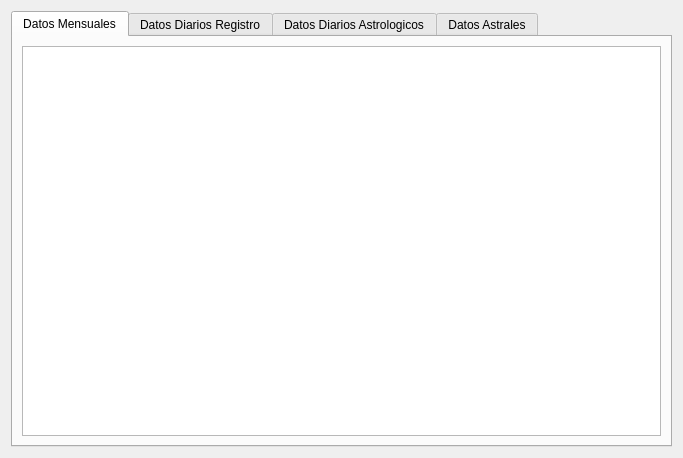
<?xml version="1.0" encoding="UTF-8"?>
<ui version="4.0">
 <class>monthViewWidget</class>
 <widget class="QWidget" name="monthViewWidget">
  <property name="geometry">
   <rect>
    <x>0</x>
    <y>0</y>
    <width>683</width>
    <height>458</height>
   </rect>
  </property>
  <property name="windowTitle">
   <string>Form</string>
  </property>
  <layout class="QVBoxLayout" name="verticalLayout_2">
   <item>
    <widget class="QTabWidget" name="tabWidget">
     <property name="currentIndex">
      <number>0</number>
     </property>
     <widget class="QWidget" name="tab">
      <attribute name="title">
       <string>Datos Mensuales</string>
      </attribute>
      <layout class="QVBoxLayout" name="verticalLayout">
       <item>
        <widget class="FreezeTableWidget" name="monthTableView">
         <property name="editTriggers">
          <set>QAbstractItemView::NoEditTriggers</set>
         </property>
         <property name="selectionMode">
          <enum>QAbstractItemView::SingleSelection</enum>
         </property>
         <property name="selectionBehavior">
          <enum>QAbstractItemView::SelectRows</enum>
         </property>
         <property name="sortingEnabled">
          <bool>false</bool>
         </property>
        </widget>
       </item>
      </layout>
     </widget>
     <widget class="QWidget" name="tab_4">
      <attribute name="title">
       <string>Datos Diarios Registro</string>
      </attribute>
      <layout class="QVBoxLayout" name="verticalLayout_4">
       <item>
        <widget class="FreezeTableWidget" name="dailyTableView">
         <property name="editTriggers">
          <set>QAbstractItemView::NoEditTriggers</set>
         </property>
         <property name="selectionMode">
          <enum>QAbstractItemView::SingleSelection</enum>
         </property>
         <property name="selectionBehavior">
          <enum>QAbstractItemView::SelectRows</enum>
         </property>
         <property name="sortingEnabled">
          <bool>false</bool>
         </property>
        </widget>
       </item>
      </layout>
     </widget>
     <widget class="QWidget" name="tab_2">
      <attribute name="title">
       <string>Datos Diarios Astrologicos</string>
      </attribute>
      <layout class="QVBoxLayout" name="verticalLayout_3">
       <item>
        <widget class="FreezeTableWidget" name="astroDailyTableView">
         <property name="editTriggers">
          <set>QAbstractItemView::NoEditTriggers</set>
         </property>
         <property name="selectionMode">
          <enum>QAbstractItemView::SingleSelection</enum>
         </property>
         <property name="selectionBehavior">
          <enum>QAbstractItemView::SelectRows</enum>
         </property>
         <property name="sortingEnabled">
          <bool>false</bool>
         </property>
        </widget>
       </item>
      </layout>
     </widget>
     <widget class="QWidget" name="tab_3">
      <attribute name="title">
       <string>Datos Astrales</string>
      </attribute>
      <layout class="QVBoxLayout" name="verticalLayout_5">
       <item>
        <layout class="QHBoxLayout" name="horizontalLayout">
         <item>
          <spacer name="horizontalSpacer">
           <property name="orientation">
            <enum>Qt::Horizontal</enum>
           </property>
           <property name="sizeHint" stdset="0">
            <size>
             <width>40</width>
             <height>20</height>
            </size>
           </property>
          </spacer>
         </item>
         <item>
          <widget class="QLabel" name="label">
           <property name="text">
            <string>Tabla:</string>
           </property>
          </widget>
         </item>
         <item>
          <widget class="QComboBox" name="astralComboBox"/>
         </item>
        </layout>
       </item>
       <item>
        <widget class="FreezeTableWidget" name="astralTableView">
         <property name="editTriggers">
          <set>QAbstractItemView::NoEditTriggers</set>
         </property>
         <property name="selectionMode">
          <enum>QAbstractItemView::SingleSelection</enum>
         </property>
         <property name="selectionBehavior">
          <enum>QAbstractItemView::SelectRows</enum>
         </property>
         <property name="sortingEnabled">
          <bool>false</bool>
         </property>
        </widget>
       </item>
      </layout>
     </widget>
    </widget>
   </item>
  </layout>
 </widget>
 <customwidgets>
  <customwidget>
   <class>FreezeTableWidget</class>
   <extends>QTableView</extends>
   <header>freezetablewidget.h</header>
  </customwidget>
 </customwidgets>
 <resources/>
 <connections/>
</ui>
